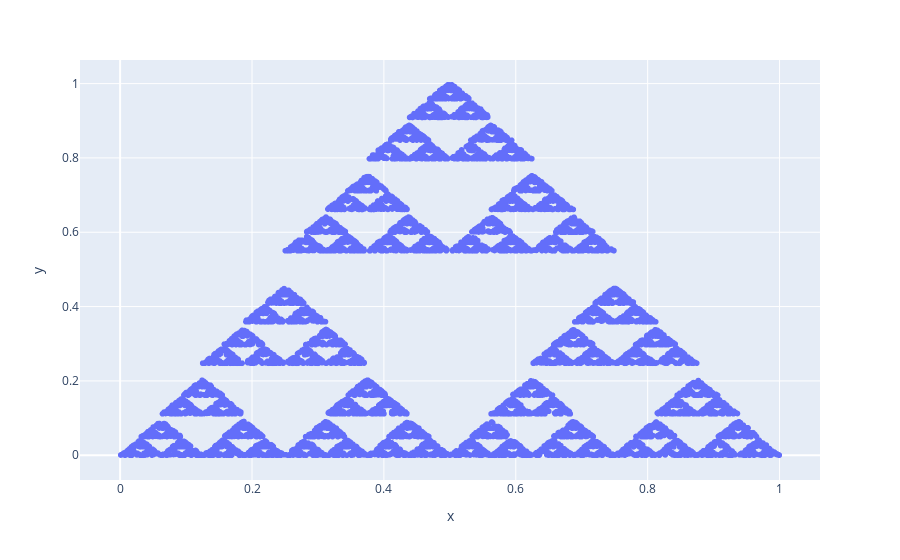

The notebook cell this image was saved under:
### Code cell
Position(0, 0).moveNshow(1e4)

### Figure 1 — Plotly figure (JSON) as saved in the notebook; plotly's stock layout.template omitted (floating-point values rounded to 4 significant figures; data arrays with more than 128 entries replaced by an {"elided": "..."} marker saying what was removed)
{"data": [{"hovertemplate": "x=%{x}<br>y=%{y}<extra></extra>", "legendgroup": "", "marker": {"color": "#636efa", "symbol": "circle"}, "mode": "markers", "name": "", "showlegend": false, "type": "scattergl", "x": {"elided": "10000 float values"}, "xaxis": "x", "y": {"elided": "10000 float values"}, "yaxis": "y"}], "layout": {"legend": {"tracegroupgap": 0}, "margin": {"t": 60}, "xaxis": {"anchor": "y", "domain": [0, 1], "title": {"text": "x"}}, "yaxis": {"anchor": "x", "domain": [0, 1], "title": {"text": "y"}}}}
